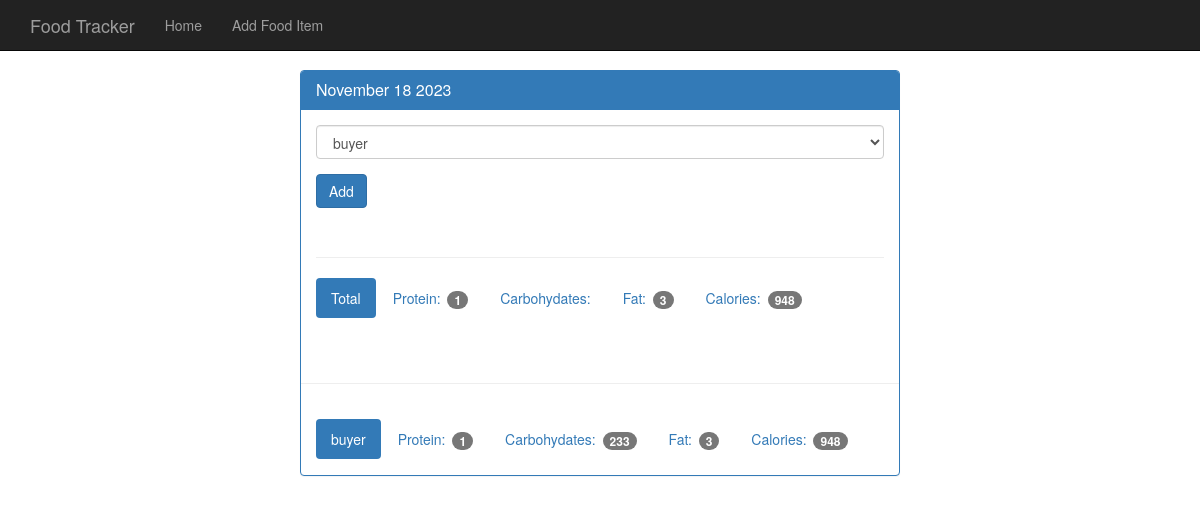
The app's page /view/20231118 with its own data.
### tables this page shows
CREATE TABLE food(
     id integer primary key autoincrement,
     name text not null,
     protein integer not null,
     carbohydrates integer not null,
     fat integer not null,
     calories integer not null

);

### app.py (the view)
@app.route('/view/<date>',methods=['GET','POST'])
def view(date):
    db = get_db()
    cur = db.execute('select id, entry_date from log_date where entry_date=?', [date])
    result = cur.fetchone()
    print(result)
    if request.method =='POST':
        db.execute('''insert into food_date (food_id,log_date_id)
                      values(?,?)''',[request.form['foodname'],result['id']])
        db.commit()
    dateFormate=datetime.strptime(str(result['entry_date']),'%Y%m%d')
    print(dateFormate)
    resultDate = datetime.strftime(dateFormate,'%B %d %Y')
    print(resultDate)
    food_cur =db.execute('select id,name from food')
    foodlist=food_cur.fetchall()
    print(foodlist)
    log_cur=db.execute('''select food.id,food.name,food.protein,food.carbohydrates,food.fat,food.calories from log_date
                          join food_date on food_date.log_date_id = log_date.id
                          join food on food.id = food_date.food_id
                          where log_date.entry_date = ?''',[date])
    log_result =log_cur.fetchall()
    total={}
    total['protein']=0
    total['carbohydrates']=0
    total['fat']=0
    total['calories']=0
    for i in log_result:
        total['protein']+=i['protein']
        total['carbohydrates']+=i['carbohydrates']
        total['fat']+=i['fat']
        total['calories']+=i['calories']
    print(total)
    return render_template('day.html',entry_date=result['entry_date'] ,\
                           result=resultDate,foodlist=foodlist,log_result=log_result,total=total)

### database.py (called while the page is built)
def connet_db():
    sql = sqlite3.connect('food_log.db')
    sql.row_factory=sqlite3.Row
    return sql

def get_db():
    if not hasattr(g,'sqlite3_db'):
            g.sqlite_db = connet_db()
    return g.sqlite_db

### templates/day.html (shortened to what this page needs)
{% extends "base.html" %}
{% block body %}
    <nav class="navbar navbar-inverse navbar-fixed-top">
      <div class="container">
        <div class="navbar-header">
          <a class="navbar-brand" href={{url_for('index')}}>Food Tracker</a>
        </div>
        <div id="navbar" class="navbar-collapse collapse">
          <ul class="nav navbar-nav">
            <li><a href={{url_for('index')}}>Home</a></li>
            <li><a href={{url_for('food')}}>Add Food Item</a></li>
          </ul>
        </div>
      </div>
    </nav>
    <div class="container theme-showcase col-sm-6 col-sm-offset-3" role="main">
      <div class="row">
        <div>
          <div class="panel panel-primary">
            <div class="panel-heading">
              <h3 class="panel-title">{{result}}</h3>
            </div>
            <div class="panel-body">
              <form method="POST" action={{url_for('view',date=entry_date)}}>
                <div class="form-group">
                  <select class="form-control" name="foodname">
                    {% for i in foodlist %}
                    <option value={{i['id']}}>{{i['name']}}</option>
                    {% endfor %}
                  </select>
                </div>
                <button type="submit" class="btn btn-primary">Add</button>
              </form>
              <div class="page-header"></div>
              <ul class="nav nav-pills" role="tablist">
                <li class="active"><a>Total</a></li>
                <li><a>Protein: <span class="badge">{{total.protein}}</span></a></li>
                <li><a>Carbohydates: </a></li>
                <li><a>Fat: <span class="badge">{{total.fat}}</span></a></li>
                <li><a>Calories: <span class="badge">{{total.calories}}</span></a></li>
              </ul>
            </div>
            <div class="page-header"></div>
            <div class="panel-body">
                  {% for i in log_result %}
              <ul class="nav nav-pills" role="tablist">
                <li class="active"><a>{{i.name}}</a></li>
                <li><a>Protein: <span class="badge">{{i.protein}}</span></a></li>
                <li><a>Carbohydates: <span class="badge">{{i.carbohydrates}}</span></a></li>
                <li><a>Fat: <span class="badge">{{i.fat}}</span></a></li>
                <li><a>Calories: <span class="badge">{{i.calories}}</span></a></li>
              </ul>
                 {% endfor %}
            </div>
          </div>
        </div>
      </div>
    </div>
{% endblock %}

### static/theme.css (style rules this page uses)
body { padding-top: 70px; padding-bottom: 30px; }

### records on screen
food: name "buyer", protein "1", carbohydrates "233", fat "3", calories "948"

### other values on screen
{{ result }} "November 18 2023"
{{ total.protein }} "1"
{{ total.fat }} "3"
{{ total.calories }} "948"
form field foodname "buyer"
